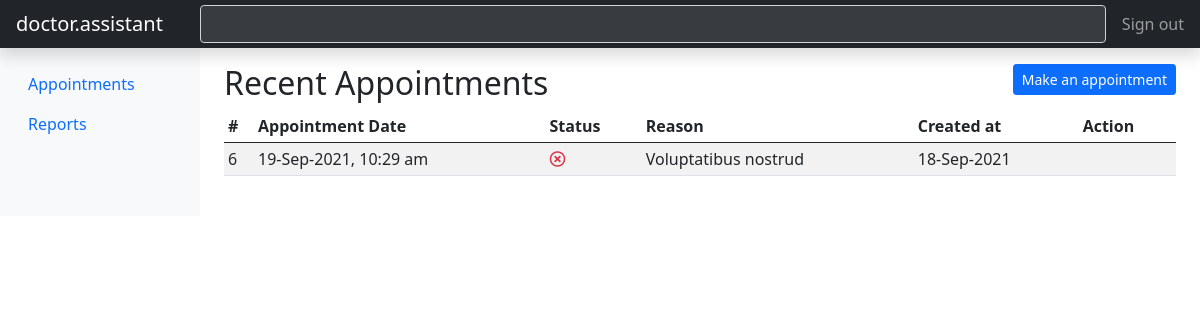
Page /user/index.php (signed in) on the committed database.
### tables this page shows
CREATE TABLE `appointment` (
  `id` int(11) NOT NULL,
  `doc_id` int(11) NOT NULL,
  `user_id` int(11) NOT NULL,
  `hospital_id` int(11) NOT NULL,
  `name` varchar(100) DEFAULT NULL,
  `self` tinyint(4) NOT NULL,
  `symptom` text NOT NULL,
  `gender` tinyint(4) NOT NULL,
  `blood_group` varchar(20) DEFAULT NULL,
  `address` mediumtext DEFAULT NULL,
  `appoint_date` datetime NOT NULL,
  `status` tinyint(4) NOT NULL DEFAULT 1,
  `created_at` datetime NOT NULL
);

### config/functions.php (called while the page is built, shortened)
<?php
$con = new mysqli(DB_HOSTNAME, DB_USERNAME, DB_PASSWORD, DB_DATABASE) or die("DB Error Occurred . $con->connect_error");
function GetData($sql)
{
	global $con;
	$query = $con->query($sql);
	$result = [];
	if ($query) {
		while ($row = $query->fetch_assoc()) {
			$result[] = $row;
		}
	}
	return (count($result) < 1 ? false : $result);
}
function MySQLDataPagination($mysqlQuery)
{
	global $con;
	$limit = $_SESSION['viewLimit'];
	$page_num = (isset($_GET['page']) && is_numeric($_GET['page'])) ? $_GET['page'] : 0;
	if ($page_num == 0) $page_num = 1;
	$start = (isset($page_num) ? mysqli_real_escape_string($con, ($page_num - 1) * $limit) : 0);
	$content = GetData($mysqlQuery . " LIMIT $start, $limit");
	$params = $_GET;
	unset($params['page']);
	$params['page'] = '';
	$cUrl = parse_url($_SERVER["REQUEST_URI"], PHP_URL_PATH) . '?' . http_build_query($params);
	$totalCount = $con->query($mysqlQuery)->num_rows;
	$totalPage = ceil($totalCount / $limit);
	$pHTML = "<nav>";
	$pHTML .= "<ul class='pagination'>";
	$pHTML .= "<li class='page-item " . ($page_num == 1 ? 'disabled' : '') . "'>";
	$pHTML .= "<a class='page-link' href='" . $cUrl . ($page_num > 1 ? ($page_num - 1) : '#') . "'>Previous</a>";
	$pHTML .= "</li>";
	$pHTML .= "<li class='page-item " . ($page_num == 1 ? 'active' : '') . "'>";
	$pHTML .= "<a class='page-link' href='" . $cUrl . "1'>1</a>";
	$pHTML .= "</li>";
	$pHTML .= ($page_num > 4 ? "<li class='page-item disabled'><a class='page-link'>...</a></li>" : "");
	$startLoop = ($page_num > 4 ? ($page_num - 2) : 2);
	$endLoop = ($page_num < ($totalPage - 3) ? ($page_num + 2) : ($totalPage - 1));
	for ($i = $startLoop; $i <= $endLoop; $i++) {
		$pHTML .= "<li class='page-item " . ($i == $page_num ? 'active' : '') . "'>";
		$pHTML .= "<a class='page-link' href='{$cUrl}{$i}'>{$i}</a>";
		$pHTML .= "</li>";
	}
	$pHTML .= ($page_num < ($totalPage - 3) ? "<li class='page-item disabled'><a class='page-link'>...</a></li>" : "");
	$pHTML .= ($totalPage > 1 ? "<li class='page-item " . ($i == $page_num ? "active" : "") . "'><a class='page-link' href={$cUrl}{$totalPage}>$totalPage</a></li>" : "");
	$pHTML .= "<li class='page-item " . ($page_num == $totalPage ? 'disabled' : '') . "'>";
	$pHTML .= "<a class='page-link' href='" . $cUrl . ($page_num < $totalPage ? ($page_num + 1) : '#') . "'>Next</a>";
	$pHTML .= "</li>";
	$pHTML .= "</ul>";
	$pHTML .= "</nav>";
	$info = "Showing " . ((($page_num - 1) * $_SESSION['viewLimit']) + 1) . " to " . (($page_num * $_SESSION['viewLimit']) > $totalCount ? $totalCount : ($page_num * $_SESSION['viewLimit'])) . " of {$totalCount}";
	return ["content" => $content, "pagination" => $pHTML, "info" => $info];
}

### user/index.php (the view, shortened to what this page needs)
<?php
require_once dirname(__DIR__) . '/includes/header.php';
?>
<?php require_once('includes/header.php') ?>
<div class="container-fluid">
    <div class="row">
		<?php require_once('includes/navigation.php') ?>
        <main class="col-md-9 ms-sm-auto col-lg-10 px-md-4">
            <div class="pt-3 pb-2 mb-3">
                <div class="d-flex justify-content-between">
                    <h2>Recent Appointments</h2>
                    <div class="">
                        <a href="/" class="btn btn-sm btn-primary">Make an appointment</a>
                    </div>
                </div>
                <div class="table-responsive">
                    <table class="table table-striped table-sm vertical-align-middle ws_nowrap">
                        <thead>
                        <tr>
                            <th>#</th>
                            <th>Appointment Date</th>
                            <th>Status</th>
                            <th>Reason</th>
                            <th>Created at</th>
                            <th>Action</th>
                        </tr>
                        </thead>
                        <tbody>
						<?php
						$data = MySQLDataPagination("SELECT * FROM appointment WHERE user_id = $_SESSION[id] ORDER BY id DESC");
						if (!$data['content']) :
							?>
                            <tr>
                                <td colspan="10" class="text-center">No Data Available</td>
                            </tr>
						<?php else : ?>
							<?php foreach ($data['content'] as $item) : ?>
								<?php
								$app_date = strtotime($item['appoint_date']);
								$status = $app_date < time() || !$item['status'] ? "<i class='far fa-times-circle text-danger'></i>" : "<i class='fas fa-check-circle text-success'></i>";
								?>
                                <tr>
                                    <td><?= $item['id'] ?></td>
                                    <td><?= date("d-M-Y, g:i a", $app_date) ?></td>
                                    <td><?= $status ?></td>
                                    <td><?= $item['symptom'] ?></td>
                                    <td><?= date('d-M-Y', strtotime($item['created_at'])) ?></td>
                                    <td>
                                    </td>
                                </tr>
							<?php endforeach; ?>
						<?php endif; ?>
                        </tbody>
                    </table>
                </div>
            </div>
        </main>
    </div>
</div>
<?php require_once dirname(__DIR__) . '/includes/footer.php'; ?>

### rows in the picture
appointment: id "6", appoint_date "19-Sep-2021, 10:29 am", symptom "Voluptatibus nostrud", created_at "18-Sep-2021"

### other values in the picture
LOGO "doctor.assistant"
